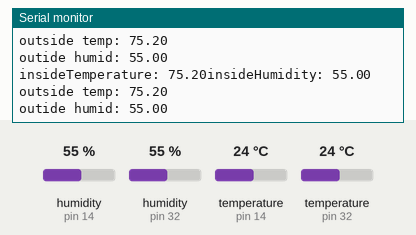
Bench run of a sketch on a simulated Arduino Uno, built with avr-gcc and run on an emulated ATmega328P. Shown: the last lines printed to the serial monitor. The inputs (shaded band) are chosen by the test bench; at power-on: humidity (sensors on pin 14, pin 32) 55 %, temperature (sensors on pin 14, pin 32) 24 °C.

Above: at 2.9 s.
3.0 s: humidity (sensor on pin 14) set to 22 %
At 5.7 s:
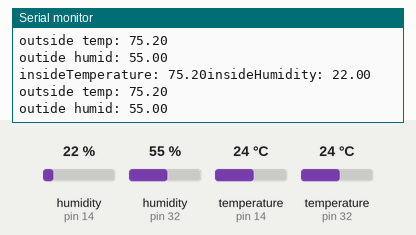
5.8 s: humidity (sensor on pin 32) set to 22 %
At 8.2 s:
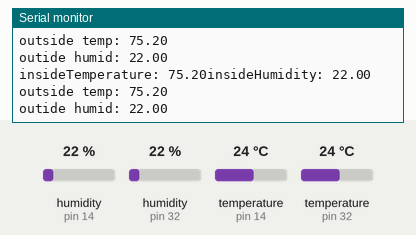
8.6 s: temperature (sensor on pin 14) set to 41 °C
At 12.4 s:
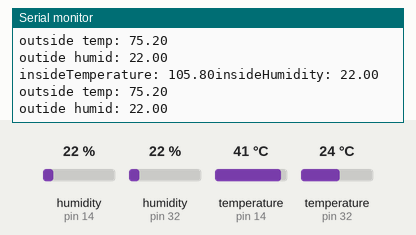
14.8 s: temperature (sensor on pin 32) set to 12 °C
At 17.4 s:
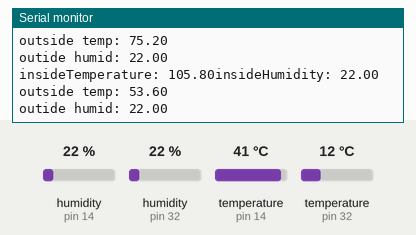
17.6 s: humidity (sensor on pin 14) set to 40 %
At 20.3 s:
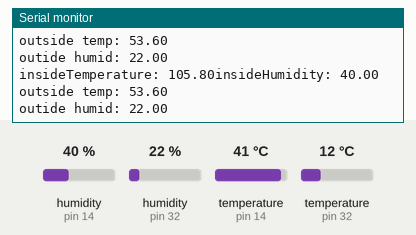
20.4 s: humidity (sensor on pin 32) set to 40 %
At 22.8 s:
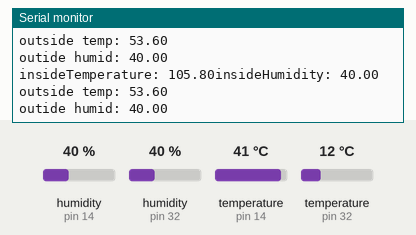
Timing chart, 0 to 24.2 s (numbered marks = the images above; inputs shaded):
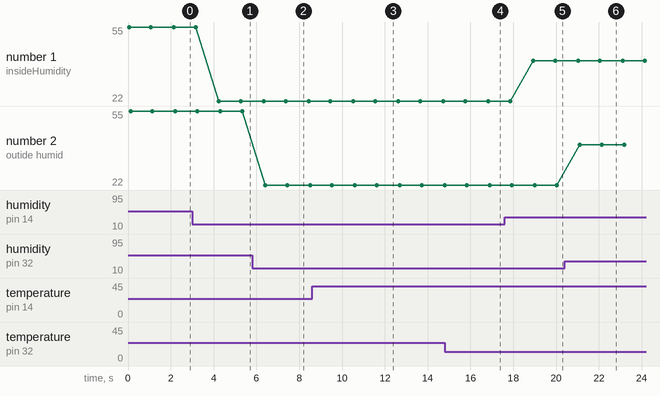

The sketch:

temptestesp.ino
```cpp
#include "DHT.h"
#define DHT11PINin 14
#define DHT11PINout 32

DHT dhtin(DHT11PINin, DHT11);
DHT dhtout(DHT11PINout, DHT11);
void setup()
{

  Serial.begin(9600);
/* Start the DHT11 Sensor */
  dhtin.begin();
  dhtout.begin();
}

void loop()
{
  float insidehumid = dhtin.readHumidity();
  float insidetemp = dhtin.readTemperature() * 1.8 + 32;
  float outsidehumid = dhtout.readHumidity();
  float outsidetemp = dhtout.readTemperature() * 1.8 + 32;
  Serial.print("insideTemperature: ");
  Serial.print(insidetemp);
  //Serial.print("C ");
  Serial.print("insideHumidity: ");
  Serial.println(insidehumid);
  Serial.print("outside temp: ");
  Serial.println(outsidetemp);
  Serial.print("outide humid: ");
  Serial.println(outsidehumid);

  delay(1000);
}
```

Measured:
- after the input at 3.0 s, the serial monitor: prints a new line after 1.2 s (image 1)
- after the input at 5.8 s, the serial monitor: prints a new line after 0.61 s (image 2)
- after the input at 8.6 s, the serial monitor: prints a new line after 1.9 s (image 3)
- after the input at 14.8 s, the serial monitor: prints a new line after 2.1 s (image 4)
- after the input at 17.6 s, the serial monitor: prints a new line after 1.3 s (image 5)
- after the input at 20.4 s, the serial monitor: prints a new line after 0.70 s (image 6)
- plotted number 1: 55 → 22 after the input at 3.0 s, 22 → 40 after the input at 17.6 s
